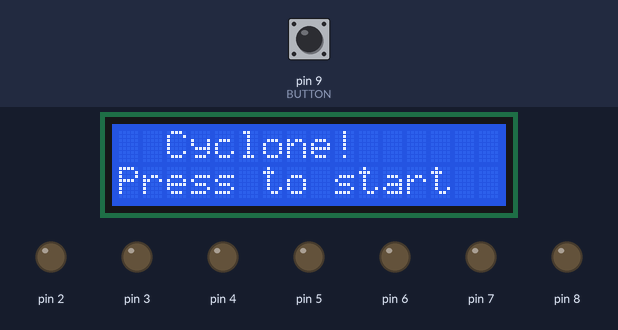
Bench run of a sketch on a simulated Arduino Uno, built with avr-gcc and run on an emulated ATmega328P. Shown: 16×2 character LCD, output pins drawn as LEDs (lit = HIGH). Dashed ring = blinking. Inputs (shaded band) come from the test bench; at power-on: pin 9 (BUTTON) LOW.

Above: at 1.2 s.
1.3 s: pin 9 (BUTTON) pulled HIGH for 1 s
At 4.5 s:
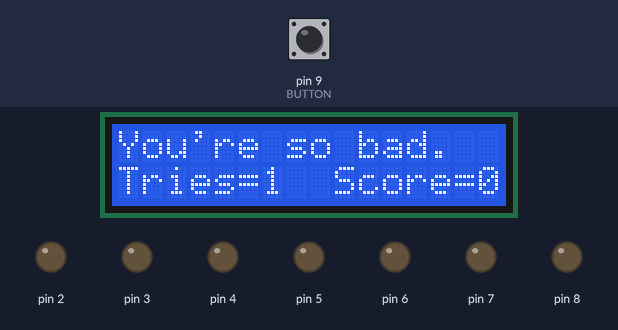
4.8 s: pin 9 (BUTTON) pulled HIGH for 3.2 s
At 8.3 s:
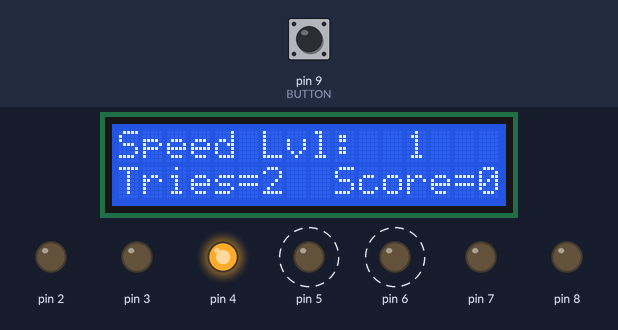
9.5 s: pin 9 (BUTTON) pulled HIGH for 0.15 s
At 10.4 s:
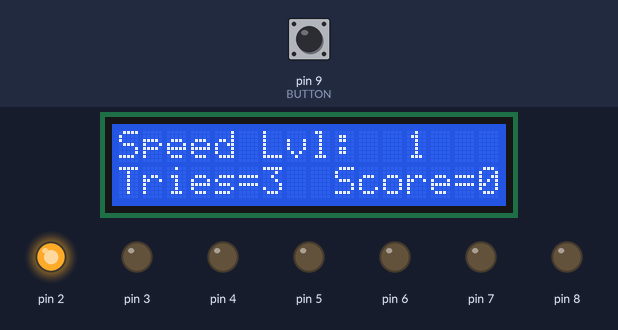
12.1 s: pin 9 (BUTTON) pulled HIGH for 0.15 s
At 14.1 s:
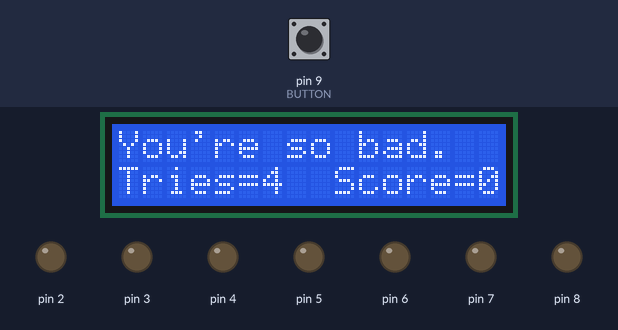
Timing chart, 0 to 15.6 s (numbered marks = the images above; inputs shaded):
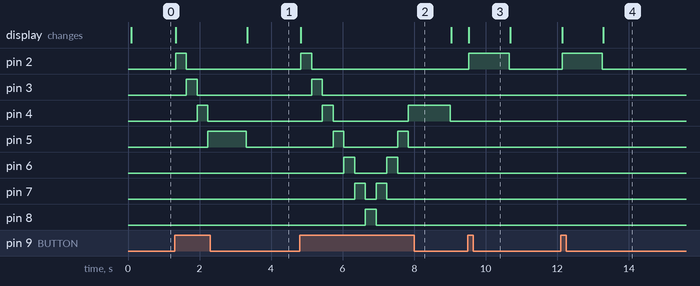

Measured:
- after the input at 1.3 s, pin 2: LOW → HIGH at once, → LOW 0.30 s later; pin 3: LOW → HIGH after 0.33 s, → LOW 0.30 s later; pin 4: LOW → HIGH after 0.63 s, → LOW 0.30 s later; pin 5: LOW → HIGH after 0.93 s, → LOW 1.1 s later; the display: first changes at once (image 1 shows a later state)
- after the input at 4.8 s, pin 2: LOW → HIGH at once, → LOW 0.30 s later; pin 3: LOW → HIGH after 0.33 s, → LOW 0.30 s later
- after the input at 9.5 s, pin 2: LOW → HIGH at once, → LOW 1.1 s later; the display: changes at once (image 3)
- after the input at 12.1 s, pin 2: LOW → HIGH at once, → LOW 1.1 s later; the display: first changes at once (image 4 shows a later state)

The sketch:

Cyclone_.ino
```cpp
//***********************************LCD I2C Protocol**************************
#include <Wire.h>
#include <LiquidCrystal_I2C.h>

//***********************************Pin Assignment*****************************
const int LED_FIRST = 2;
const int LED_LAST = 8;
const int LED_TARGET = 8;
const int BUTTON = 9;

//***********************************Variables Declaration**********************
int score = 0;                                //for storing score
int tries = 0;                                //for storing number of attempts

LiquidCrystal_I2C lcd(0x27, 2, 1, 0, 4, 5, 6, 7, 3, POSITIVE);  //define LCD

void setup()
{
  for (int pin = LED_FIRST; pin <= LED_LAST; pin++)
  {
    pinMode(pin, OUTPUT);
  }
  pinMode(BUTTON, INPUT);
}

// Like delay, except quits and returns true when
// the button matches the supplied state
bool waitUntil(int ms, uint8_t state) {
  long startTime = millis();
  while(millis() - startTime < ms) {
    delay(5);
    if (digitalRead(BUTTON) == state)
      return true;
  }
  return false;
}

const int NUM_LIGHTS = LED_LAST - LED_FIRST + 1;
const int MAX_DELAY = 300;
const int MIN_DELAY = 10;

//******************************delay of LED function******************************

int computeDelay()
{
  int delay = MAX_DELAY - score * (MAX_DELAY - MIN_DELAY) / NUM_LIGHTS;
  if (delay < 1)
    delay = 1;
  return delay;
}

// Make the lights turn on and off in a cycle while the button is held.
// Return the light that was on when the button is released.
int cycle()
{
  int laston = LED_FIRST;
  bool fwd = true;

  while(true) {
    // Turn the light on, wait a bit, then turn it off
    digitalWrite(laston, HIGH);
    if (waitUntil(computeDelay(), LOW))
      return laston;
    digitalWrite(laston, LOW);

    // Reverse direction if we've reached one of the ends
    if (laston == LED_LAST)
      fwd = false;
    if (laston == LED_FIRST)
      fwd = true;

    // Update for the next light
    if (fwd)
      laston++;
    else
      laston--;
  }
}

// Turn on the first 'lights' and the rest off
void setLights(int lights) {
  for (int i = 0; i < NUM_LIGHTS; i++) {
    digitalWrite(i + LED_FIRST, i < lights ? HIGH : LOW);
  }
}

//******************************score function******************************

void showscore() {
  if (score >= NUM_LIGHTS) {
    for (int i = 0; i < 50; i++)
    {
      setLights(score);
      delay(50);
      setLights(0);
      if (waitUntil(50, HIGH))
        break;
    }
  } else {
    setLights(score);
    waitUntil(5000, HIGH);
    setLights(0);
  }
}

//******************************display score function******************************

void displayScore()
{
  lcd.setCursor(0,1);
  lcd.print("Tries=");
  lcd.print(tries);
  lcd.setCursor(9,1);
  lcd.print("Score=");
  lcd.print(score);
  setLights(0);
}

//*****************************speed level display function************************

void speedlvl()
{
  if (computeDelay() == 300)
  {
    lcd.print(" 1");
  }

  else if (computeDelay() == 259)
  {
    lcd.print(" 2");
  }

  else if (computeDelay() == 218)
  {
    lcd.print(" 3");
  }

  else if (computeDelay() == 176)
  {
    lcd.print(" 4");
  }

  else if (computeDelay() == 135)
  {
    lcd.print(" 5");
  }

  else if (computeDelay() == 93)
  {
    lcd.print(" 6");
  }

  else if (computeDelay() == 53)
  {
    lcd.print(" 7");
  }

  else
  {
    lcd.print(" MAX");
  }
}

void loop()
{

  tries = 0;
  score = 0;
//*******************************Main menu*********************************************

  lcd.begin(16, 2);
  lcd.clear();
  lcd.print("  Cyclone! ");
  lcd.setCursor(0,1);
  lcd.print("Press to start");
  setLights(0);

  while (tries < 10)
  {
//*****************If the button is pressed, start the cycle.*************************

    if (digitalRead(BUTTON) == HIGH)
    {
      tries++;
      lcd.clear();
      lcd.print("Speed Lvl: ");
      speedlvl();
      displayScore();

      int light = cycle();

      waitUntil(1000, HIGH);            // Leave the last light on for a little bit.
      digitalWrite(light, LOW);
      {
//********************* update the score**************************************
          lcd.clear();
        if (light == LED_TARGET)
        {
          score++;
          if (score > 8)                  // More than 8 points, Win.
          {
            lcd.print(" You Win ");
          }
          else
          {
            lcd.print("Fair Enough!");    // 5 - 7 points, Fair Enough
          }
        }

        else
        {
          if(score < 5)
          lcd.print("You're so bad.");    // 4 points and below, Bad at this game
        }
        displayScore();
        showscore();
      }
    }
 }

  delay (2000);
}
```
